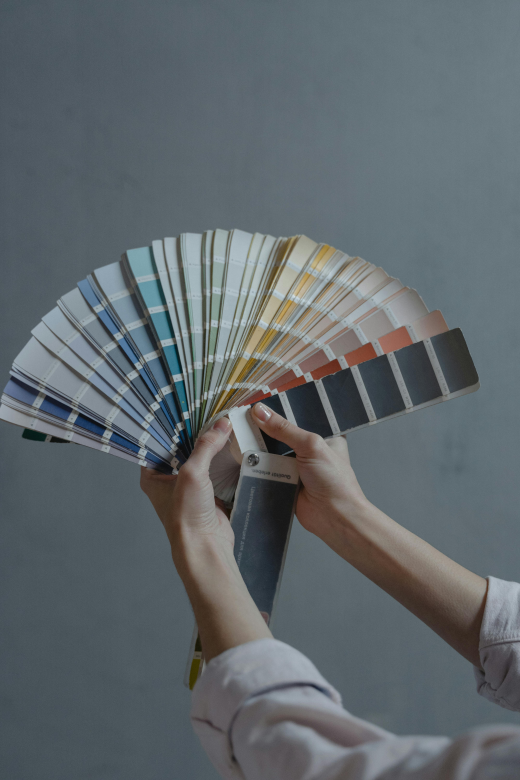
#> input picture sample.png, 520 x 780 px
$ python adaptive_thresholding.py --image ../sample.png
#> lines starting #> are read from the running program, lines starting #| are printed output that depends on the picture; after the words box and inside, x2 and y2 are one past the last pixel; in counts of white or black regions, pixels touching at a corner belong together
import numpy as np
import argparse
import cv2

ap = argparse.ArgumentParser()
ap.add_argument("-i", "--image", required=True,
    help="Path to the image")
args = vars(ap.parse_args())

image = cv2.imread(args["image"])
#> image is the input picture: shape (780, 520, 3); mean B, G, R 108, 103.6, 95.6
image = cv2.cvtColor(image, cv2.COLOR_BGR2GRAY)
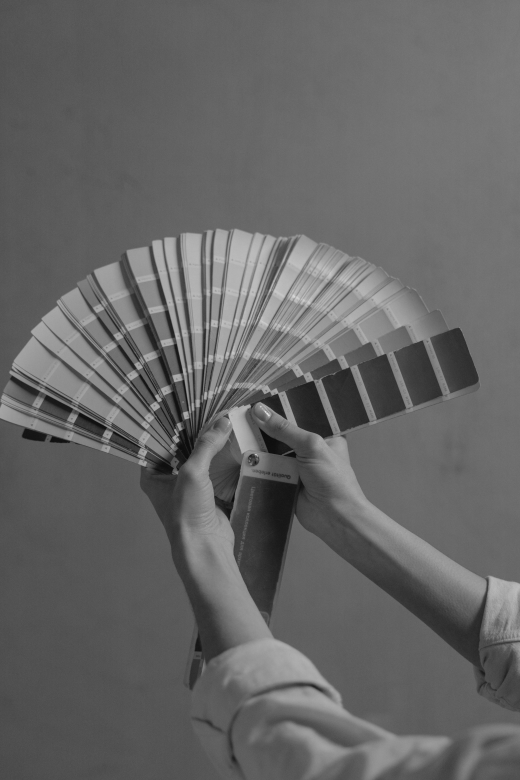
#> image: shape (780, 520); min 11, max 222, mean 101.5
blurred = cv2.GaussianBlur(image, (5, 5), 0)
cv2.imshow("Image", image)

thresh = cv2.adaptiveThreshold(blurred, 255,
    cv2.ADAPTIVE_THRESH_MEAN_C, cv2.THRESH_BINARY_INV, 11, 4)
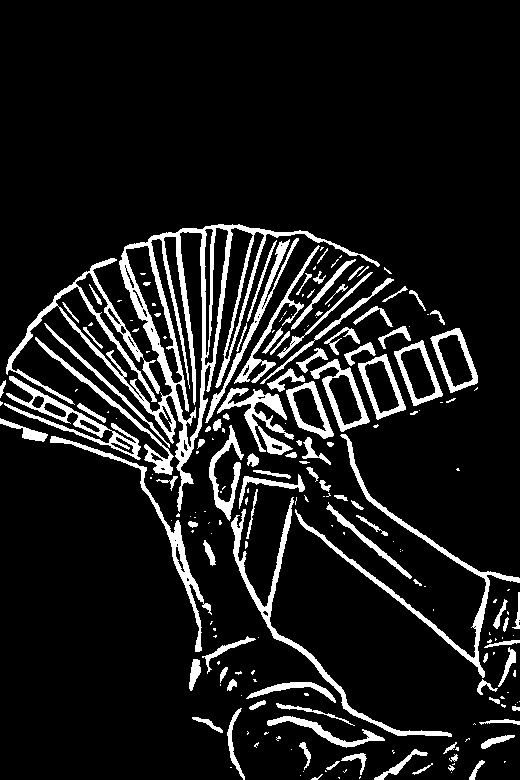
#> thresh: shape (780, 520); 10.8% white; 216 white regions (111 under 20 px), largest, box (x1, y1, x2, y2) and area: (6, 224, 380, 512) 11824, (295, 434, 520, 678) 2739, (231, 497, 452, 737) 2458
cv2.imshow("Mean Thresh", thresh)

thresh = cv2.adaptiveThreshold(blurred, 255,
    cv2.ADAPTIVE_THRESH_GAUSSIAN_C, cv2.THRESH_BINARY_INV, 15, 3)
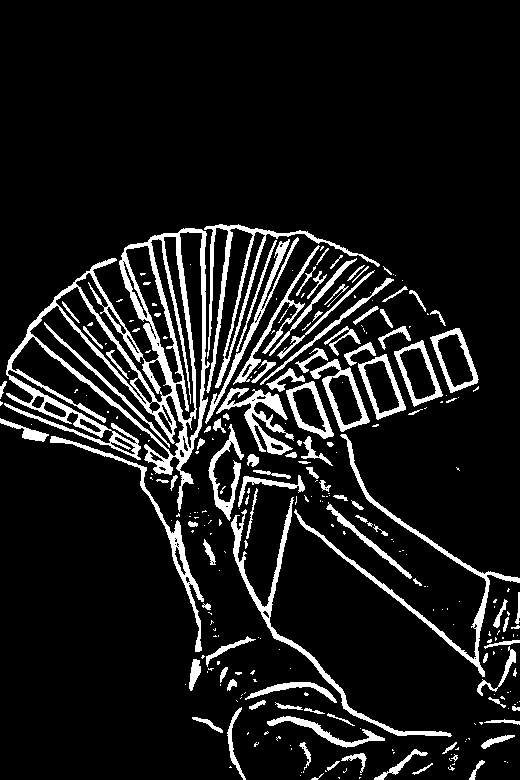
#> thresh: shape (780, 520); 10.5% white; 283 white regions (173 under 20 px), largest, box (x1, y1, x2, y2) and area: (4, 228, 210, 512) 11778, (204, 224, 380, 393) 2666, (294, 434, 520, 677) 2556
cv2.imshow("Gaussian Thresh", thresh)
cv2.waitKey(0)
